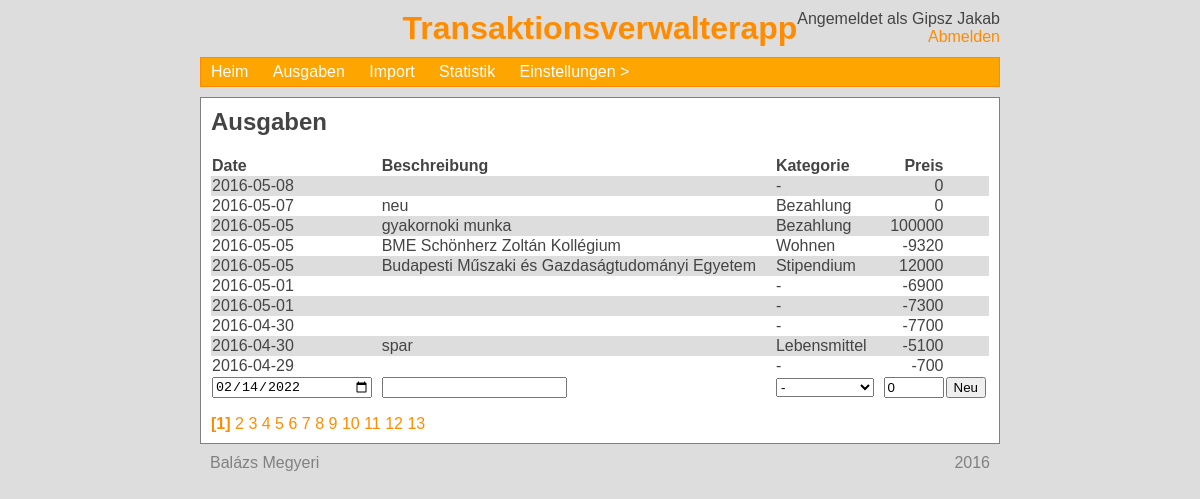
The app's page /expenses (signed in) with its own data.
### tables this page shows
CREATE TABLE `user` (
  `no` int(11) NOT NULL,
  `user` varchar(50) NOT NULL,
  `password` char(40) NOT NULL,
  `name` varchar(50) NOT NULL,
  `email` varchar(100) NOT NULL
);

CREATE TABLE `expense` (
  `no` int(11) NOT NULL,
  `description` varchar(100) NOT NULL,
  `category` int(11) NOT NULL,
  `amount` int(11) NOT NULL,
  `date` date NOT NULL,
  `user` int(11) NOT NULL
);

CREATE TABLE `category` (
  `no` int(11) NOT NULL,
  `name` varchar(50) NOT NULL,
  `user` int(4) NOT NULL
);

### htdocs/expenses.php (the view, shortened to what this page needs)
<?php
include('head.php');
echo '<h2>Ausgaben</h2>';
if (isset($_GET['page'])) {
    $page = $_GET['page'];
}
else {
    $page = 1;
}
$perPage = 10;
$skip = ($page-1)*$perPage;
$mysqli->real_query(
    "SELECT *, e.no AS eno
    FROM expense e
    LEFT JOIN category c -- Legalább megjelenik a bejegyzés és lehet szerkeszteni
    ON e.category = c.no -- (más helyeken a törölt kategória nincs lekezelve)
    WHERE e.user = $userNo
    ORDER BY e.date DESC, e.no DESC
    LIMIT $skip, $perPage"
);
$result = $mysqli->use_result();
echo '<table width="100%">';
echo '<tr><th align="left">Date</th><th align="left">Beschreibung</th><th align="left">Kategorie</th><th align="right">Preis</th></tr>';
while ($row = $result->fetch_assoc()) {
    echo '<tr>';
    echo '<td>'.$row['date'].'</td><td>'.$row['description'].'</td><td>'.$row['name'].'</td><td style="text-align:right;">'.$row['amount'].'</td><td class="tableEdit"><a href="/expenses/'.$row['eno'].'">aufb.</a></td>';
    echo '</tr>';
}
echo '<tr style="background:none;"><form method="post">';
echo '<td><input type="date" name="date" value="'.date('Y-m-d').'" style="width:160px;"></td>';
echo '<td><input type="text" name="description"></td>';
echo '<td>'.categoryDropdown().'</td>';
echo '<td style="text-align:right;"><input type="number" name="amount" style="width:60px;" value="0"></td>';
echo '<td><input type="submit" name="addnew" value="Neu"></td>';
echo '</form></tr>';
echo '</table>';
$mysqli->real_query(
    "SELECT COUNT(*) cnt
    FROM expense
    WHERE user = $userNo"
);
$result1 = $mysqli->use_result();
$row = $result1->fetch_array();
$pages = ceil($row['cnt']/$perPage);
echo '<p>';
for ($i = 1; $i <= $pages; $i++) {
    if ($page != $i) {
        echo '<a href="/expenses/page'.$i.'">'.$i.'</a> ';
    }
    else {
        echo '<a href="/expenses/page'.$i.'"><b>['.$i.']</b></a> ';
    }
}
echo '</p>';
include('foot.php');
?>

### htdocs/head.php (shortened to what this page needs)
<?php
include 'login.php';
$userNo = $_COOKIE['userNo'];
$mysqli->real_query(
    "SELECT *
    FROM user
    WHERE no = $userNo"
);
$result = $mysqli->use_result();
$row = $result->fetch_assoc();
$userName = $row['name'];
function categoryDropdown($chosen = 1) {
    global $categoriesArray;
    global $userNo;
    if (empty($categoriesArray)) {
        global $mysqli;
        $mysqli->real_query(
            "SELECT *
            FROM category
            WHERE user = $userNo
            OR user = 0 -- Közös kategóriák
            ORDER BY name"
        );
        $result = $mysqli->use_result();
        while ($row = $result->fetch_assoc()) {
            $categoriesArray[$row['no']] = $row['name'];
        }
    }
    echo '<select name="category[]">';
    foreach ($categoriesArray as $no => $name) {
        echo '<option value="'.$no.'"'.($chosen == $no ? ' selected' : '').'>'.
            $name.'</option>';
    }
    echo '</select>';
    $ret = ob_get_contents();
    return $ret;
}
?>
<html>
<head>
    <link type="text/css" rel="stylesheet" href="/css/style.css">
    <link type="text/css" rel="stylesheet" href="/css/menu.css">
    <link type="text/css" rel="stylesheet" href="/css/alertbox.css">
</head>
<body>
    <div style="position:absolute; right:0px; text-align:right;">
        Angemeldet als <?php echo $userName; ?><br>
        <a href="/logout/">Abmelden</a>
    </div>
    <h1 id="title">Transaktionsverwalterapp</h1>
    <div id="menuBar"><nav><ul>
        <li><a href="/">Heim</a></li>
        <li><a href="/expenses">Ausgaben</a></li>
        <li><a href="/import">Import</a></li>
        <li><a href="/stats">Statistik</a></li>
        <li><a href="/settings">Einstellungen</a>
        </li>
    </ul></nav></div>
    <div id="main">

### htdocs/css/style.css (style rules this page uses)
body { background-color:#DDD; color: #444; width:800px; margin:auto; margin-top:10px; font-family: "Trebuchet MS", Helvetica, sans-serif; position:relative; }
div { overflow: auto; }
a { color: darkorange; text-decoration: none; }
div#main { background-color:white; border:1px solid grey; padding:10px; }
div#menuBar { background-color:orange; margin-bottom:10px; border:1px solid darkorange; overflow:visible; }
h1#title { color:darkorange; text-align: center; margin-bottom:10px; }
p:first-child, h1:first-child, h2:first-child, h3:first-child { margin-top:0; }
p:last-child, form:last-child { margin-bottom:0; }
table { border-collapse: collapse; }
tr:nth-child(even) { background-color:#DDD; }
tr:first-child { background:none; }

### htdocs/css/menu.css (style rules this page uses)
nav ul { padding:0; margin:0; list-style: none; position: relative; }
nav ul li { display:inline-block; }
nav a, nav a:hover { display:block; padding:0 10px; color:#FFF; line-height: 28px; text-decoration:none; }
li > a:after { content: ' >'; }
li > a:only-child:after { content: ''; }

### records on screen
user: name "Gipsz Jakab"
expense: date "2016-05-08", category.name "-", amount "0"
expense: date "2016-05-07", description "neu", category.name "Bezahlung", amount "0"
expense: date "2016-05-05", description "gyakornoki munka", category.name "Bezahlung", amount "100000"
expense: date "2016-05-05", description "BME Schönherz Zoltán Kollégium", category.name "Wohnen", amount "-9320"
expense: date "2016-05-05", description "Budapesti Műszaki és Gazdaságtudományi Egyetem", category.name "Stipendium", amount "12000"
expense: date "2016-05-01", category.name "-", amount "-6900"
expense: date "2016-05-01", category.name "-", amount "-7300"
expense: date "2016-04-30", category.name "-", amount "-7700"
expense: date "2016-04-30", description "spar", category.name "Lebensmittel", amount "-5100"
expense: date "2016-04-29", category.name "-", amount "-700"

### other values on screen
form field value "-"
